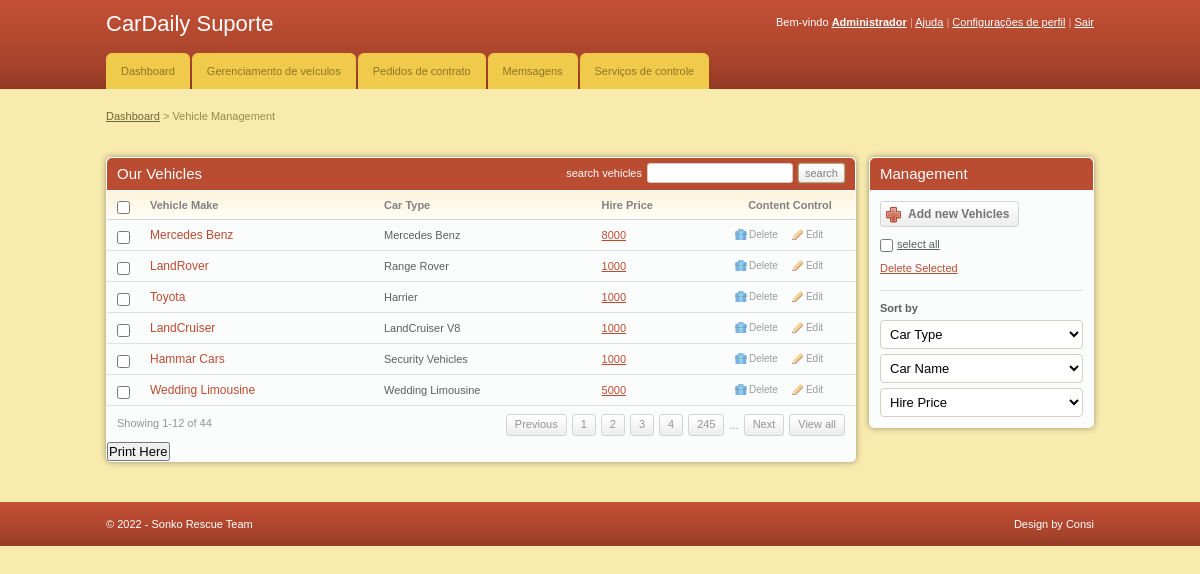
/admin/add_vehicles.php (signed in), run on the app's committed database.
### tables this page shows
CREATE TABLE `cars` (
  `car_id` int(11) NOT NULL,
  `car_name` varchar(255) NOT NULL,
  `car_type` varchar(255) NOT NULL,
  `image` text NOT NULL,
  `hire_cost` int(11) NOT NULL,
  `capacity` int(11) NOT NULL,
  `status` varchar(255) NOT NULL
);

### admin/add_vehicles.php (the view, shortened to what this page needs)
<!DOCTYPE html PUBLIC "-//W3C//DTD XHTML 1.0 Transitional//EN" "http://www.w3.org/TR/xhtml1/DTD/xhtml1-transitional.dtd">
<html xmlns="http://www.w3.org/1999/xhtml">
<head>
	<link rel="stylesheet" href="css/style.css" type="text/css" media="all" />
</head>
<body>
<div id="header">
	<div class="shell">
		<?php
			include 'menu.php';
		?>
		</div>
	</div>
<div id="container">
	<div class="shell">
		<div class="small-nav">
			<a href="index.php">Dashboard</a>
			<span>&gt;</span>
			Vehicle Management
		</div>
		<br />
		<div id="main">
			<div id="content">
				<div class="box">
					<div class="box-head">
						<h2 class="left">Our Vehicles</h2>
						<div class="right">
							<label>search vehicles</label>
							<input type="text" class="field small-field" />
							<input type="submit" class="button" value="search" />
						</div>
					</div>
					<div class="table">
						<table width="100%" border="0" cellspacing="0" cellpadding="0">
							<tr>
								<th width="13"><input type="checkbox" class="checkbox" /></th>
								<th>Vehicle Make</th>
								<th>Car Type</th>
								<th>Hire Price</th>
								<th width="110" class="ac">Content Control</th>
							</tr>
							<?php
								include '../includes/config.php';
								$select = "SELECT * FROM cars WHERE status = 'Available'";
								$result = $conn->query($select);
								while($row = $result->fetch_assoc()){
							?>
							<tr>
								<td><input type="checkbox" class="checkbox" /></td>
								<td><h3><a href="#"><?php echo $row['car_type'] ?></a></h3></td>
								<td><?php echo $row['car_name'] ?></td>
								<td><a href="#"><?php echo $row['hire_cost'] ?></a></td>
								<td><a href="javascript:sureToApprove(<?php echo $row['car_id'];?>)" class="ico del">Delete</a><a href="#" class="ico edit">Edit</a></td>
							</tr>
							<?php
								}
							?>
						</table>
						<div class="pagging">
							<div class="left">Showing 1-12 of 44</div>
							<div class="right">
								<a href="#">Previous</a>
								<a href="#">1</a>
								<a href="#">2</a>
								<a href="#">3</a>
								<a href="#">4</a>
								<a href="#">245</a>
								<span>...</span>
								<a href="#">Next</a>
								<a href="#">View all</a>
							</div>
						</div>
					</div>
					<h2><input type="submit" onclick="window.print()" value="Print Here" /></h2>
				</div>
			</div>
			<div id="sidebar">
				<div class="box">
					<div class="box-head">
						<h2>Management</h2>
					</div>
					<div class="box-content">
						<a href="add_cars.php" class="add-button"><span>Add new Vehicles</span></a>
						<p class="select-all"><input type="checkbox" class="checkbox" /><label>select all</label></p>
						<p><a href="#">Delete Selected</a></p>
						<div class="sort">
							<label>Sort by</label>
							<select class="field">
								<option value="">Car Type</option>
							</select>
							<select class="field">
								<option value="">Car Name</option>
							</select>
							<select class="field">
								<option value="">Hire Price</option>
							</select>
						</div>
					</div>
				</div>
			</div>
		</div>
	</div>
</div>
<div id="footer">
	<div class="shell">
		<span class="left">&copy; <?php echo date("Y");?> - Sonko Rescue Team</span>
		<span class="right">
			Design by Consi</a>
		</span>
	</div>
</div>
</body>
</html>

### admin/css/style.css (style rules this page uses)
* { padding:0; margin:0; outline:0; }
body { background:#f9ebae; font-family: Verdana, sans-serif; font-size:11px; line-height:14px; color:#5e5e5e; }
input, textarea, select { font-family: Verdana, sans-serif; font-size:13px; }
.field { border:solid 1px #d3cfc7; background:#fff; padding:5px; }
.small-field { border:solid 1px #d3cfc7; background:#fff; padding:3px 1px; font-size:11px; }
.checkbox { width:13px; height:13px; vertical-align:top; position:relative; top:2px; }
.button { background:#eee url(images/button.gif) repeat-x 0 0; border:solid 1px #b1a874; color:#7f7f7f; font-size:11px; padding:2px 6px 2px 6px; cursor:pointer; line-height:14px !important; }
a { color:#ba4c32; text-decoration: underline; cursor:pointer; }
.left, .alignleft { float:left; display:inline; }
.right, .alignright { float:right; display:inline; }
.ac { text-align: center !important; }
h2 { font-size:15px; font-weight: normal; }
h3 { font-size:12px; line-height:14px; font-weight: normal; }
h3 a { text-decoration: none; }
.shell { width:988px; margin:0 auto; }
#header { height:89px; background:url(images/header.gif); white-space:nowrap; }
#container { padding:20px 0; }
.small-nav { color:#978b48; padding-bottom:20px; }
.small-nav a { color:#6f6636; }
#content { float:left; width:750px; }
#sidebar { float:right; width:225px; }
.table th { background:#fffdfa url(images/th.gif) repeat-x 0 0; color:#818181; text-align: left; padding:7px 10px; border-bottom:solid 1px #d2d1cb; }
.table td { background:#fbfcfc; border-bottom:solid 1px #e0e0e0; padding:8px 10px; }
.box { background:#fbfcfc; height:100%; padding:1px; margin-bottom:20px; }
.box-head { background:#ba4c32; height:32px; color:#fff; padding: 0 10px; line-height:32px; white-space:nowrap; border-bottom:solid 1px #fff; }
.box-head .right { padding-top:5px; line-height:13px; }
.box-head .right label, .box-head .right input { float:left; }
.box-head .right label { padding:4px 0 0 0; }
.box-head .right input { margin-left:5px; }
.pagging { height:20px; padding:8px 10px; line-height:19px; color:#949494; }
.pagging a { background:url(images/pagging.gif) repeat-x 0 0; height:20px; float:left; padding:0 8px; border:solid 1px #d5d5d5; text-decoration: none; color:#949494; margin-left:5px; }
.pagging span { float:left; margin-left:5px; padding-top:2px; }
a.ico { color:#9d9c9a; font-size:10px; text-decoration: none; padding:0 0 0 14px; background-repeat:no-repeat; background-position:0 0; }
a.del { background-image:url(images/del.gif) }
a.edit { background-image:url(images/edit.gif); margin-left:14px; }
.box-content { padding:10px; }
.sort { border-top:solid 1px #e0e0e0; padding-top:10px; margin-top:15px; }
.sort label { display:block; font-weight: bold; }
.sort .field { display:block; margin-top:5px; }
.sort select.field { width:203px; }
.box-content p { padding-top:10px; }
.select-all label { text-decoration: underline; padding-left:4px; }
.add-button, .add-button span { float:left; height:26px; background:url(images/add-button.gif) no-repeat 0 0; padding:0 0 0 28px; }
.add-button span { background-position:right 0; padding:0 10px 0 0; }
.add-button { font-weight: bold; font-size:12px; color:#747474; text-decoration: none; line-height:26px; }
#footer { height:44px; background:url(images/footer.gif); line-height:44px; color:#fff; }
.box { -moz-border-radius:5px; -webkit-border-radius:5px; -moz-box-shadow: 0 0 6px #978f6c; -webkit-box-shadow: 0 0 6px #978f6c; }
.box-head { -moz-border-radius-topleft:5px; -moz-border-radius-topright:5px; -webkit-border-top-left-radius:5px; -webkit-border-top-right-radius:5px; }
.field, .button { -moz-border-radius:4px; -webkit-border-radius:4px; }
.small-field, .button, .pagging a { -moz-border-radius:3px; -webkit-border-radius:3px; }
.button { -moz-box-shadow: 0 0 2px #978f6c; -webkit-box-shadow: 0 0 2px #978f6c; }

### data on the page
cars: car_type "Mercedes Benz", car_name "Mercedes Benz", hire_cost "8000"
cars: car_type "LandRover", car_name "Range Rover", hire_cost "1000"
cars: car_type "Toyota", car_name "Harrier", hire_cost "1000"
cars: car_type "LandCruiser", car_name "LandCruiser V8", hire_cost "1000"
cars: car_type "Hammar Cars", car_name "Security Vehicles", hire_cost "1000"
cars: car_type "Wedding Limousine", car_name "Wedding Limousine", hire_cost "5000"
